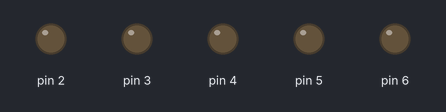
A sketch run on a simulated Arduino Uno, built with avr-gcc and run on an emulated ATmega328P. Parts: output pins drawn as LEDs (lit = HIGH). What the sketch prints to the serial monitor is not drawn.

Above: at 2.0 s.
At 9.7 s:
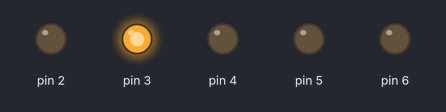
At 15.2 s:
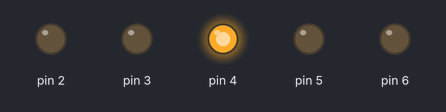
At 20.7 s:
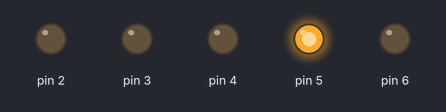
At 26.2 s:
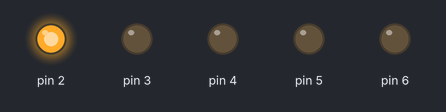
Timing chart, 0 to 28.6 s (numbered marks = the images above):
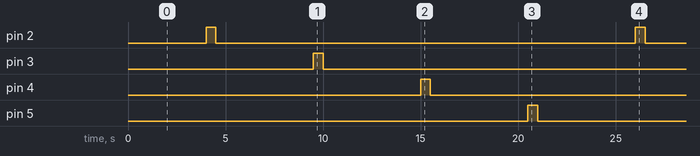

Measured:
- by itself, pin 2–5: alternates HIGH for 0.50 s and LOW for 21.5 s
- by itself, everything shown: repeats every 22.0 s, in 8 steps

The sketch:

Master.ino
```cpp
#include <Wire.h>

int led1 = 1;
int led2 = 2;
int led3 = 3;
int led4 = 4;


int counter = 0;

byte A = 12;
byte B = 13;
byte C = 14;
byte D = 15;
byte E = 16;

void setup()
{
    Serial.begin(9600);

    Wire.begin(); // join i2c bus (address optional for master)

    pinMode(2, OUTPUT);
    pinMode(3, OUTPUT);
    pinMode(4, OUTPUT);
    pinMode(5, OUTPUT);
    pinMode(6, OUTPUT);

}
void loop()
{
    Serial.print(counter);
    Wire.beginTransmission(4); // transmit to device #4
    delay(1000);
    counter++;

     if(counter ==3)
      {
          Wire.write(A);              // sends one byte

          digitalWrite(2,1);
          delay(500);
          digitalWrite(2,0);
          delay(500);
      }
       if(counter==6)
       {
          Wire.write(B);  // sends one byte

          digitalWrite(3,1);
          delay(500);
          digitalWrite(3,0);
          delay(500);
       }
       if(counter==9)
      {
        Wire.write(C);              // sends one byte

        digitalWrite(4,1);
        delay(500);
        digitalWrite(4,0);
        delay(500);
      }
       if(counter==12)
       {
         Wire.write(D);

         digitalWrite(5,1);
         delay(500);
         digitalWrite(5,0);
         delay(500);
         counter=0;
       }

  Wire.endTransmission();    // stop transmitting

  delay(500);
}
```
